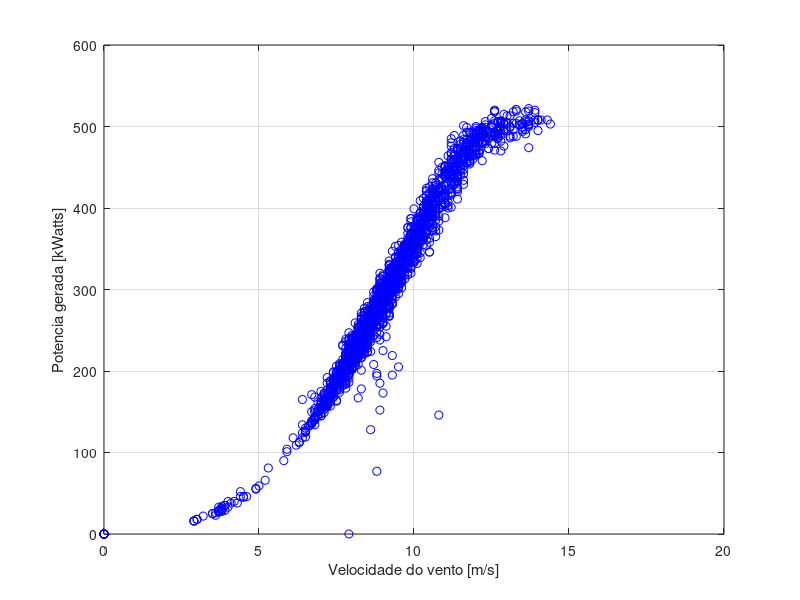

Source code (MATLAB):
% Implementacao de regressao linear por partes em intervalos rigidos
% (crisp intervals)
%
% Autor: Guilherme de Alencar Barreto
% Data: 06/05/2016

clear; clc; close all

load aerogerador.dat % carrega arquivo de dados

v=aerogerador(:,1); % medidas de velocidades
P=aerogerador(:,2); % medidas de potencia

figure; plot(v,P,'bo'); grid; % diagrama de dispersao
xlabel('Velocidade do vento [m/s]'); 
ylabel('Potencia gerada [kWatts]');